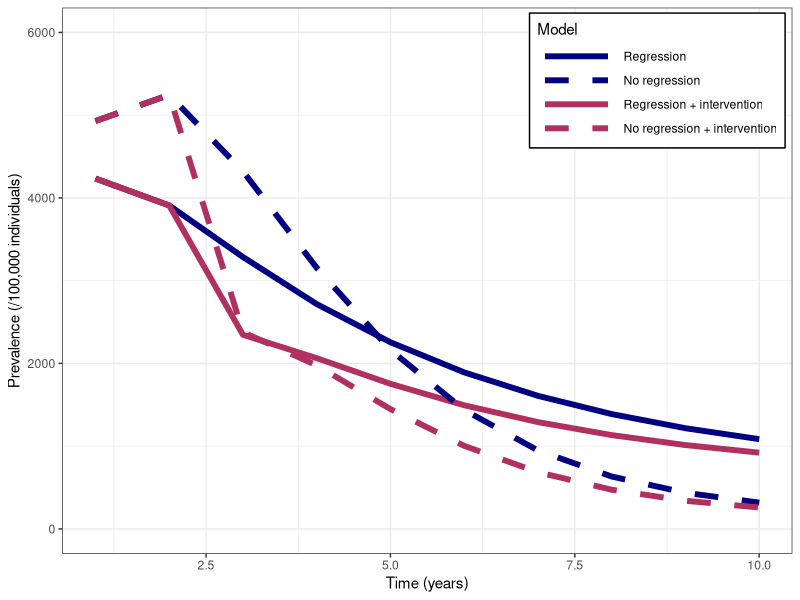
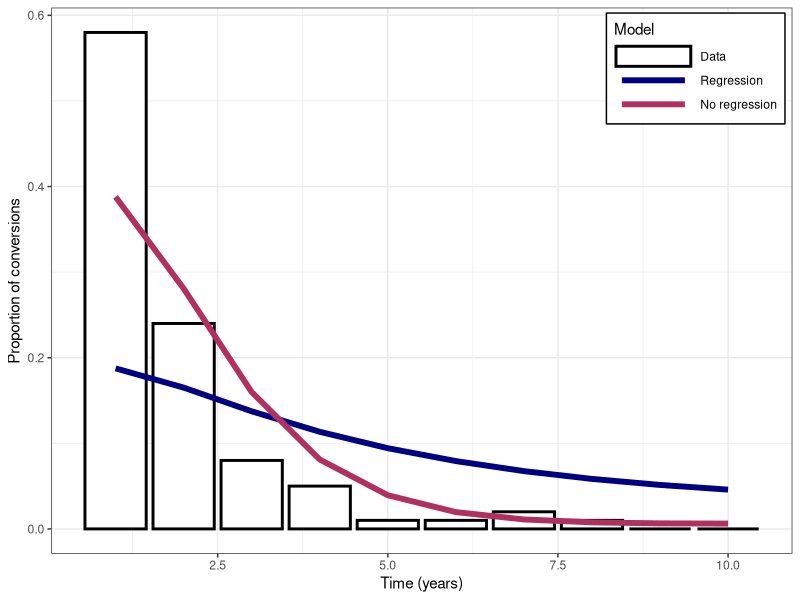

Recreate these plots in R, in order.
# CF McQuaid & RMGJ Houben
# Start 21/04/2017 ---> current version after revision with Hanif 18/05/2017
# Cohort model of TB including regression and a slow stream
########################################
#                                      #
#                        M             # M - Death (due to disease)
#                       ^ ^            #
#                      /   \           #
#      -> Q <-> S <-> C <-> Y          # Q - Failed granuloma, S - Subclinical, C - Minimal (C+S-), Y - Disseminated (C+S+, symptomatic)
#     /    \    ^                      #
#    E       \  |                      # E - Exposed
#     \        \v                      #
#      -> K <-> Z                      # K - Controlled granuloma, Z- Leaky granuloma,
#         |                            #
#         v                            #
#         R                            # R - Sterilized granuloma (self-cure)
#                                      #
########################################
##set wd depending on who is coding/playing
setwd("C:/Users/cfmcquaid/Simulations")
#setwd("/Users/ReinHouben/Filr/ifolder/Applications (funding and jobs)/2016 - ERC starting grant/Rmodel_nathis/NatHistCoh")

### URL for how to upload changes: http://r-bio.github.io/intro-git-rstudio/
### to pull in Finn's version - type in shell: git pull upstream master
### to push my version - create pull request to Finn:  
#       commit (remember to tick box), then push
#       goto Github, pull requests, create pull request, if merge can be done on auto, just complete
#       Alternatively Finn complete pull request (he does not get email notification)
# Finn to just click push. Job done

#Next steps
# 1. get the prop inc disease after 5 years to 5%
###   How: play with Eq values, OR increase progression parameters
# 2. achieve 1 + start higher and sharper decrease in early years
###   How: change initial states to more realistic point, based on what prev of disease would be at screening
###   Also increase progression rates, while decreasing proportion that goes into the fast pathway
# OTHER NEXT STEPS - 8th May 2017
##  ?can we calculate in model how often (on average) people would come in and out of states over course of say 2 years?
##  ?Can we calculate average time in compartment in each step visit? Should be simple competing risk model right?

library("reshape2"); library("deSolve"); library("ggplot2"); library("plyr");
# Parameter sets: Average (), Wax (regression), Slow (slow), Full (regression, slow)
# Ax - rate from compartment A to compartment X, Omega - background mortality


# No regression: 1/Cy + 1/Ym = 3 years, Ym = 0.5 (0.3 death 0.2 self-cure), therefore Cy = 1. NOTE: 70% die, 30% self-cure
# Regression: 1/(Yc + Ym) = 0.5 years, Ym = 0.5 (as above), therefore Yc = 1.5.
# Regression: 1/(Cy + Cs) = 0.5 years. Assume ratio 2:1 for Cy:Cs, therefore Cs = 2/3
paramS <- c(Eq=0.10, Qs=1.50, Qz=0.00, Kz=0.01, Kr=0.10, Sc=1.00, Sq=0.00, Sz=0.00, Zk=0.00, Zs=0.00, Zq=0.01, Cy=1.00, Cs=0.00, Cm=0.10, Ym=0.50, Yc=0.00)
paramF <- c(Eq=0.10, Qs=2.50, Qz=0.00, Kz=0.02, Kr=0.10, Sc=2.00, Sq=1.00, Sz=0.01, Zk=0.01, Zs=0.00, Zq=0.02, Cy=2.00, Cs=1.00, Cm=0.10, Ym=0.60, Yc=2.10)
# Initial states of compartments
state <- c(E=100000, Q=0, K=0, S=0, Z=0, C=0, Y=0, R=0, M=0)
# Timespan for simulation
times <- seq(0, 10, by = 1)
# Timespan for burn
timeb <- 1
# Timespan for intervention
timei <- 2
# Timespan for tornado
timet <- 5
# ODE function
regr <- function(t, state, parameters){
  with(as.list(c(state, parameters)), {
   # rates of change
   dE <- - 10*E
   dQ <- + 10*Eq*E + Sq*S + Zq*Z - (Qs + Qz)*Q
   dK <- + 10*(1 - Eq)*E + Zk*Z - (Kz + Kr)*K
   dS <- + Qs*Q + Cs*C + Zs*Z - (Sc + Sq + Sz)*S
   dZ <- + Kz*K + Sz*S + Qz*Q - (Zk + Zs + Zq)*Z
   dC <- + Sc*S + Yc*Y - (Cs + Cy + Cm)*C
   dY <- + Cy*C -(Yc + Ym)*Y
   dR <- + Kr*K
   dM <- + Ym*Y + Cm*C
   # return the rate of change
   list(c(dE, dQ, dK, dS, dZ, dC, dY, dR, dM))
  })
}
# Burn off the first tb years to establish the proportion of individuals in each compartment, removing diseased
burn <- function(tb, state, fxn, parameters){
  if (tb>0){
  out <- ode(y = state, times = seq(0, tb, by = 1), func = fxn, parms = parameters)
  stateb <- c(out[tb+1, 2], out[tb+1, 3], out[tb+1, 4], out[tb+1, 5], out[tb+1, 6], out[tb+1, 7], Y=0, out[tb+1, 9], M=0)}
  else{stateb <- state}
  return(stateb)
}
# An intervention after ti years moves individuals from Y to R
interv <- function(ti, state, fxn, parameters){
  if (ti>0){
    outi <- ode(y = state, times = seq(0, ti, by = 1), func = fxn, parms = parameters)
    outi <- outi[-1,]
    statei <- c(outi[ti, 2], outi[ti, 3], outi[ti, 4], outi[ti, 5], outi[ti, 6], outi[ti, 7], Y=0, outi[ti, 9]+outi[ti, 8], outi[ti, 10])}
  else{statei <- state
  outi <- numeric()}
  intout <- list("out" = outi,"state" = statei)
  return(intout)
}
# Calculation function
calc <- function(ts, tb, ti, state, fxn, parameters, source){
  stateb <- burn(tb = tb, state = state, fxn = regr, parameters = parameters)
  intout <- interv(ti=ti, state = stateb, fxn = regr, parameters = parameters)
  outi <- as.data.frame(intout$out)
  out <- ode(y = intout$state, times = ts, func = fxn, parms = parameters)
  out <- as.data.frame(out)
  # Removing the first timestep, time zero, and all timesteps after "times"
  out <- out[-1,]
  out$time <- out$time+ti
  out <- rbind(outi,out)
  out <- out[1:10,]
  # Calculating the "interval from conversion" (see Styblo 1991 & TSRU progress report 1967)
  out$int <- parameters["Cy"]*out$C/sum(parameters["Cy"]*out$C)
  out$prev <- out$Y+out$C
  # Formatting the data for plotting - putting into a melted data.fame, with additional columns for the source matrix
  out <- melt(out, id.vars = c("time"))
  out$source <- source
  return(out)
}
# No intervention
outS <- calc(ts = times, tb = timeb, ti=0, state = state, fxn = regr, parameters = paramS, source = "S")
outF <- calc(ts = times, tb = timeb, ti=0, state = state, fxn = regr, parameters = paramF, source = "F")
# Intervention
outSi <- calc(ts = times, tb = timeb, ti=timei, state = state, fxn = regr, parameters = paramS, source = "Si")
outFi <- calc(ts = times, tb = timeb, ti=timei, state = state, fxn = regr, parameters = paramF, source = "Fi")
# Including the data for barplot
time <- c(1, 2, 3, 4, 5, 6, 7, 8, 9, 10); variable <- c("D", "D", "D", "D", "D", "D", "D", "D", "D", "D"); value <- c(0.58, 0.24, 0.08, 0.05, 0.01, 0.01, 0.02, 0.01, 0, 0); source <- c("D", "D", "D", "D", "D", "D", "D", "D", "D", "D")
outD <- data.frame(time, variable, value, source)
out <- rbind(outS, outF,outSi, outFi, outD)
# Plot output
ggplot(out[out$variable %in% c("prev"), ], aes(time, value, colour=source, linetype=source)) + geom_line(size=2) + scale_linetype_manual(values=c("solid", "dashed","solid", "dashed"),name="Model",breaks=c("F","S","Fi","Si"),labels=c("Regression", "No regression", "Regression + intervention", "No regression + intervention")) + scale_color_manual(values=c("navy","navy","maroon","maroon"),name="Model",breaks=c("F","S","Fi","Si"),labels=c("Regression", "No regression", "Regression + intervention", "No regression + intervention")) + labs(x = "Time (years)", y = "Prevalence (/100,000 individuals)") + xlim(1,10)+ ylim(0,6000)+theme_bw()+ theme(legend.key.width=unit(2,"cm"),legend.justification=c(1,1),legend.position=c(.99,.99),legend.background = element_rect(size=0.5, linetype="solid",colour ="black"))#+ facet_wrap(~ variable , scales = "free", nrow = 2)
ggplot(out[out$variable %in% c("int")&out$source %in% c("F","S"), ], aes(x = time, y = value, colour = source)) + geom_bar(data=out[out$variable %in% c("D"), ], stat="identity",size=1,fill="white") + geom_line(size=2) + scale_color_manual(values=c("black","navy","maroon"),name="Model",breaks=c("D","F","S"),labels=c("Data","Regression", "No regression")) + labs(x = "Time (years)", y = "Proportion of conversions") + theme_bw() + theme(legend.key.width=unit(2,"cm"),legend.justification=c(1,1),legend.position=c(.99,.99),legend.background = element_rect(size=0.5, linetype="solid",colour ="black"))
# Fitting parameters and state: proportion of individuals diseased after "Otime" years, using parameter set "Osource"
Osource <- "F"; Otime <- 5
Iv <- out[which(out$source == Osource & out$variable == "int" & out$time == Otime), ]


# # # Tornado plot
# range <- 0.01 ##sets range for the change in the parameters
# torn <- function(ts, tb, ti, tt, state, fxn, parameters, source){
#   # Store data
#   data <- rbind(parameters, parameters)
#   rownames(data) <- c('+1%', '-1%')
#   # Compare to default data set
#   out <- calc(ts = ts, tb = tb, ti=ti, state = state, fxn = regr, parameters = parameters, source = source)
#   def <- out[which(out$time ==tt & out$variable == "int"),"value"]
#   for (i in 1:16){
#     # Increasing and decreasing each parameter in turn
#     parametersM = parameters; parametersL = parameters
#     parametersM[i] = parametersM[i] + range*parametersM[i]; parametersL[i] = parametersL[i] - range*parametersL[i]
#     outM <- calc(ts = ts, tb = tb, ti=ti, state = state, fxn = regr, parameters = parametersM, source = source); outL <- calc(ts = ts, tb = tb, ti=ti, state = state, fxn = regr, parameters = parametersL, source = source)
#     outM <- (outM[which(outM$time ==tt & outM$variable == "int"),"value"] - def) / def; outL <- (outL[which(outL$time ==tt & outL$variable == "int"),"value"] - def) / def
#     data[1, i] <- outM; data[2, i] <- outL
#   }
#   return(data)
# }
# data <- torn(ts = times, tb = timeb, ti=timei, tt = timet, state = state, fxn = regr, parameters = paramF, source ="F")
# # For plotting '%' on x-axis
# x <- seq(-0.01,0.01, length=10)
# ORD = order(abs(data[2,] - data[1,]))
# ##order black = increase in parameter, white is decrease in parameter value
# barplot(data[1,ORD], horiz = T, las=1, xlim = c(-0.01,0.01), xaxt='n', ylab = '', beside=T, col=c('black'))
# barplot(data[2,ORD], horiz = T, las=1, xlim = c(-0.01,0.01), xaxt='n', ylab = '', beside=T, col=c('white'), add = TRUE)
# axis(1, at=pretty(x), lab=paste0(pretty(x) * 100," %"), las=TRUE)
